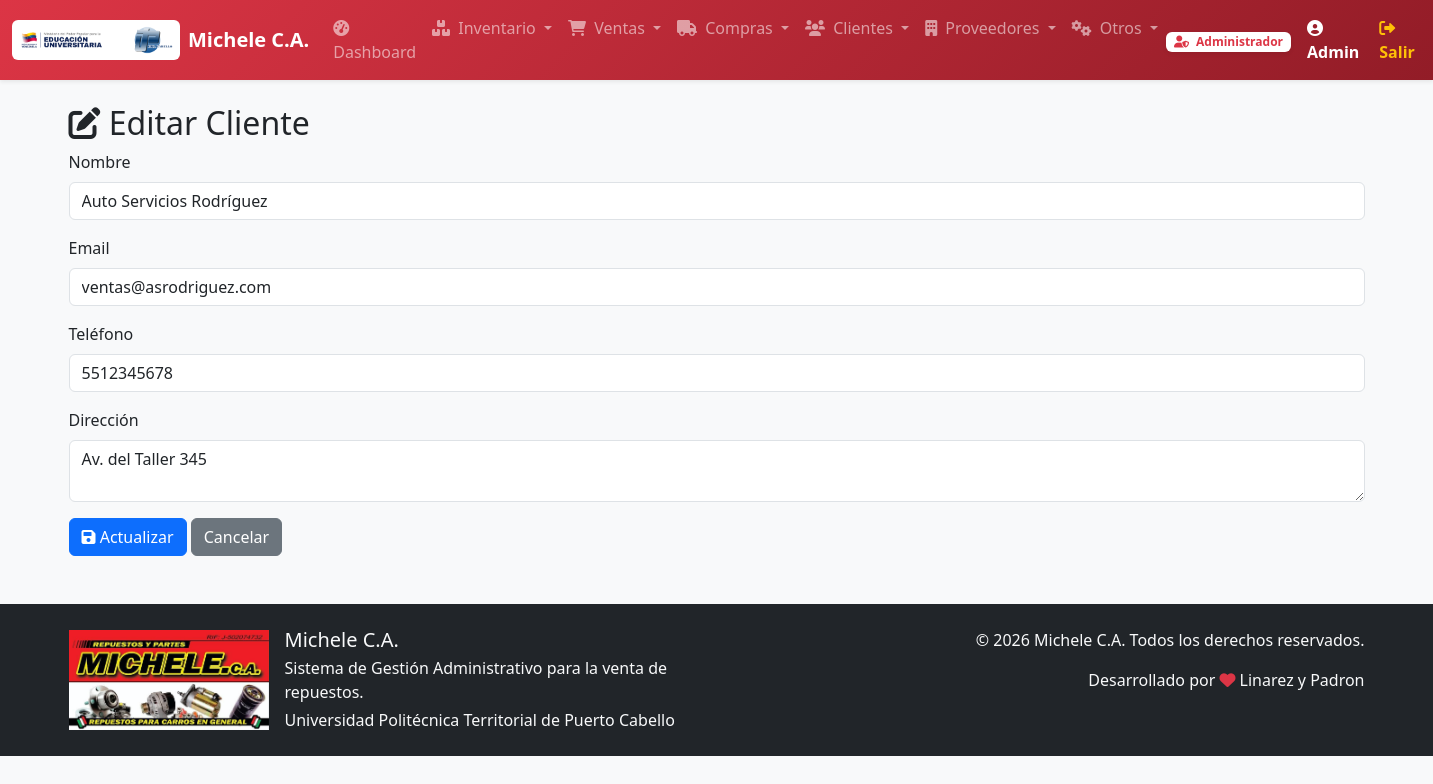
The page /modules/clientes/editar.php?id=1 (signed in) on the database its author committed.
### tables this page shows
CREATE TABLE `clientes` (
  `id` int(11) NOT NULL AUTO_INCREMENT,
  `nombre` varchar(100) NOT NULL,
  `email` varchar(100) DEFAULT NULL,
  `telefono` varchar(20) DEFAULT NULL,
  `direccion` text DEFAULT NULL,
  `fecha_creacion` timestamp NULL DEFAULT current_timestamp(),
  `tipo` enum('persona','empresa') DEFAULT 'persona',
  `rif_cedula` varchar(20) DEFAULT NULL,
  PRIMARY KEY (`id`),
  UNIQUE KEY `rif_cedula` (`rif_cedula`)
);

### modules/clientes/editar.php (the view, shortened to what this page needs)
<?php
require_once '../../config.php';
$id = $_GET['id'] ?? null;
try {
    $stmt = $pdo->prepare("SELECT * FROM clientes WHERE id=?");
    $stmt->execute([$id]);
    $cliente = $stmt->fetch();
} catch (PDOException $e) {
    die("Error al consultar cliente: " . $e->getMessage());
}
include '../../header.php';
?>
<div class="container mt-4">
    <h2><i class="fas fa-edit"></i> Editar Cliente</h2>
    <form method="post">
        <div class="mb-3">
            <label for="nombre" class="form-label">Nombre</label>
            <input type="text" class="form-control" id="nombre" name="nombre" value="<?php echo htmlspecialchars($cliente['nombre']); ?>" required>
        </div>
        <div class="mb-3">
            <label for="email" class="form-label">Email</label>
            <input type="email" class="form-control" id="email" name="email" value="<?php echo htmlspecialchars($cliente['email']); ?>">
        </div>
        <div class="mb-3">
            <label for="telefono" class="form-label">Teléfono</label>
            <input type="text" class="form-control" id="telefono" name="telefono" value="<?php echo htmlspecialchars($cliente['telefono']); ?>">
        </div>
        <div class="mb-3">
            <label for="direccion" class="form-label">Dirección</label>
            <textarea class="form-control" id="direccion" name="direccion"><?php echo htmlspecialchars($cliente['direccion']); ?></textarea>
        </div>
        <button type="submit" class="btn btn-primary"><i class="fas fa-save"></i> Actualizar</button>
        <a href="listar.php" class="btn btn-secondary">Cancelar</a>
    </form>
</div>
<?php include '../../footer.php'; ?>

### assets/css/style.css (style rules this page uses)
body { background-color: #f8f9fa; font-family: 'Segoe UI', Tahoma, Geneva, Verdana, sans-serif; }
.btn { border-radius: 0.375rem; }

### rows shown on the page
clientes: nombre "Auto Servicios Rodríguez", email "ventas@asrodriguez.com", telefono "5512345678", direccion "Av. del Taller 345"

### other values the page prints
$roleNameText "Administrador"
$userName "Admin"
